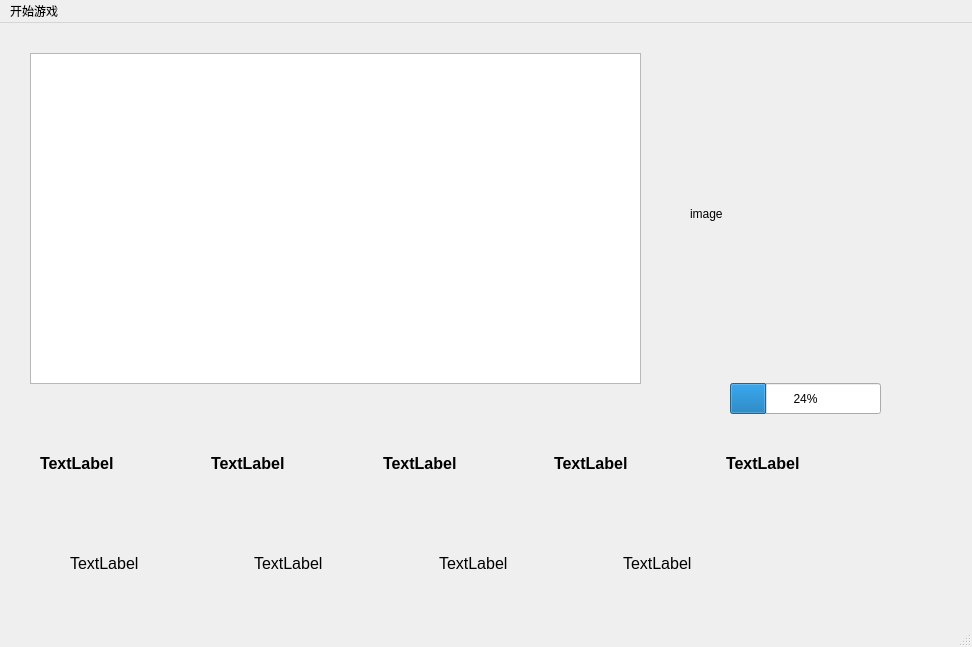
<?xml version="1.0" encoding="UTF-8"?>
<ui version="4.0">
 <class>MainWindow</class>
 <widget class="QMainWindow" name="MainWindow">
  <property name="geometry">
   <rect>
    <x>0</x>
    <y>0</y>
    <width>972</width>
    <height>647</height>
   </rect>
  </property>
  <property name="windowTitle">
   <string>MainWindow</string>
  </property>
  <widget class="QWidget" name="centralwidget">
   <widget class="QLabel" name="label">
    <property name="geometry">
     <rect>
      <x>690</x>
      <y>40</y>
      <width>231</width>
      <height>301</height>
     </rect>
    </property>
    <property name="text">
     <string>image</string>
    </property>
   </widget>
   <widget class="QWidget" name="layoutWidget">
    <property name="geometry">
     <rect>
      <x>70</x>
      <y>520</y>
      <width>731</width>
      <height>41</height>
     </rect>
    </property>
    <layout class="QHBoxLayout" name="horizontalLayout">
     <item>
      <widget class="QLabel" name="label_2">
       <property name="font">
        <font>
         <pointsize>12</pointsize>
        </font>
       </property>
       <property name="text">
        <string>TextLabel</string>
       </property>
      </widget>
     </item>
     <item>
      <widget class="QLabel" name="label_3">
       <property name="font">
        <font>
         <pointsize>12</pointsize>
        </font>
       </property>
       <property name="text">
        <string>TextLabel</string>
       </property>
      </widget>
     </item>
     <item>
      <widget class="QLabel" name="label_4">
       <property name="font">
        <font>
         <pointsize>12</pointsize>
        </font>
       </property>
       <property name="text">
        <string>TextLabel</string>
       </property>
      </widget>
     </item>
     <item>
      <widget class="QLabel" name="label_5">
       <property name="font">
        <font>
         <pointsize>12</pointsize>
        </font>
       </property>
       <property name="text">
        <string>TextLabel</string>
       </property>
      </widget>
     </item>
    </layout>
   </widget>
   <widget class="QTextBrowser" name="textBrowser">
    <property name="geometry">
     <rect>
      <x>30</x>
      <y>30</y>
      <width>611</width>
      <height>331</height>
     </rect>
    </property>
    <property name="html">
     <string>&lt;!DOCTYPE HTML PUBLIC &quot;-//W3C//DTD HTML 4.0//EN&quot; &quot;http://www.w3.org/TR/REC-html40/strict.dtd&quot;&gt;
&lt;html&gt;&lt;head&gt;&lt;meta name=&quot;qrichtext&quot; content=&quot;1&quot; /&gt;&lt;style type=&quot;text/css&quot;&gt;
p, li { white-space: pre-wrap; }
&lt;/style&gt;&lt;/head&gt;&lt;body style=&quot; font-family:'SimSun'; font-size:9pt; font-weight:400; font-style:normal;&quot;&gt;
&lt;p align=&quot;justify&quot; style=&quot;-qt-paragraph-type:empty; margin-top:0px; margin-bottom:0px; margin-left:0px; margin-right:0px; -qt-block-indent:0; text-indent:0px;&quot;&gt;&lt;br /&gt;&lt;/p&gt;&lt;/body&gt;&lt;/html&gt;</string>
    </property>
   </widget>
   <widget class="QProgressBar" name="progressBar">
    <property name="geometry">
     <rect>
      <x>730</x>
      <y>360</y>
      <width>151</width>
      <height>31</height>
     </rect>
    </property>
    <property name="value">
     <number>24</number>
    </property>
   </widget>
   <widget class="QWidget" name="layoutWidget">
    <property name="geometry">
     <rect>
      <x>40</x>
      <y>410</y>
      <width>851</width>
      <height>61</height>
     </rect>
    </property>
    <layout class="QHBoxLayout" name="horizontalLayout_2">
     <item>
      <widget class="QLabel" name="label_6">
       <property name="font">
        <font>
         <pointsize>12</pointsize>
         <weight>75</weight>
         <bold>true</bold>
         <underline>false</underline>
         <strikeout>false</strikeout>
        </font>
       </property>
       <property name="text">
        <string>TextLabel</string>
       </property>
      </widget>
     </item>
     <item>
      <widget class="QLabel" name="label_7">
       <property name="font">
        <font>
         <pointsize>12</pointsize>
         <weight>75</weight>
         <bold>true</bold>
         <underline>false</underline>
         <strikeout>false</strikeout>
        </font>
       </property>
       <property name="text">
        <string>TextLabel</string>
       </property>
      </widget>
     </item>
     <item>
      <widget class="QLabel" name="label_8">
       <property name="font">
        <font>
         <pointsize>12</pointsize>
         <weight>75</weight>
         <bold>true</bold>
         <underline>false</underline>
         <strikeout>false</strikeout>
        </font>
       </property>
       <property name="text">
        <string>TextLabel</string>
       </property>
      </widget>
     </item>
     <item>
      <widget class="QLabel" name="label_9">
       <property name="font">
        <font>
         <pointsize>12</pointsize>
         <weight>75</weight>
         <bold>true</bold>
         <underline>false</underline>
         <strikeout>false</strikeout>
        </font>
       </property>
       <property name="text">
        <string>TextLabel</string>
       </property>
      </widget>
     </item>
     <item>
      <widget class="QLabel" name="label_10">
       <property name="font">
        <font>
         <pointsize>12</pointsize>
         <weight>75</weight>
         <bold>true</bold>
         <underline>false</underline>
         <strikeout>false</strikeout>
        </font>
       </property>
       <property name="text">
        <string>TextLabel</string>
       </property>
      </widget>
     </item>
    </layout>
   </widget>
  </widget>
  <widget class="QMenuBar" name="menubar">
   <property name="geometry">
    <rect>
     <x>0</x>
     <y>0</y>
     <width>972</width>
     <height>26</height>
    </rect>
   </property>
   <widget class="QMenu" name="menu">
    <property name="title">
     <string>开始游戏</string>
    </property>
   </widget>
   <addaction name="menu"/>
  </widget>
  <widget class="QStatusBar" name="statusbar"/>
 </widget>
 <resources/>
 <connections/>
</ui>
